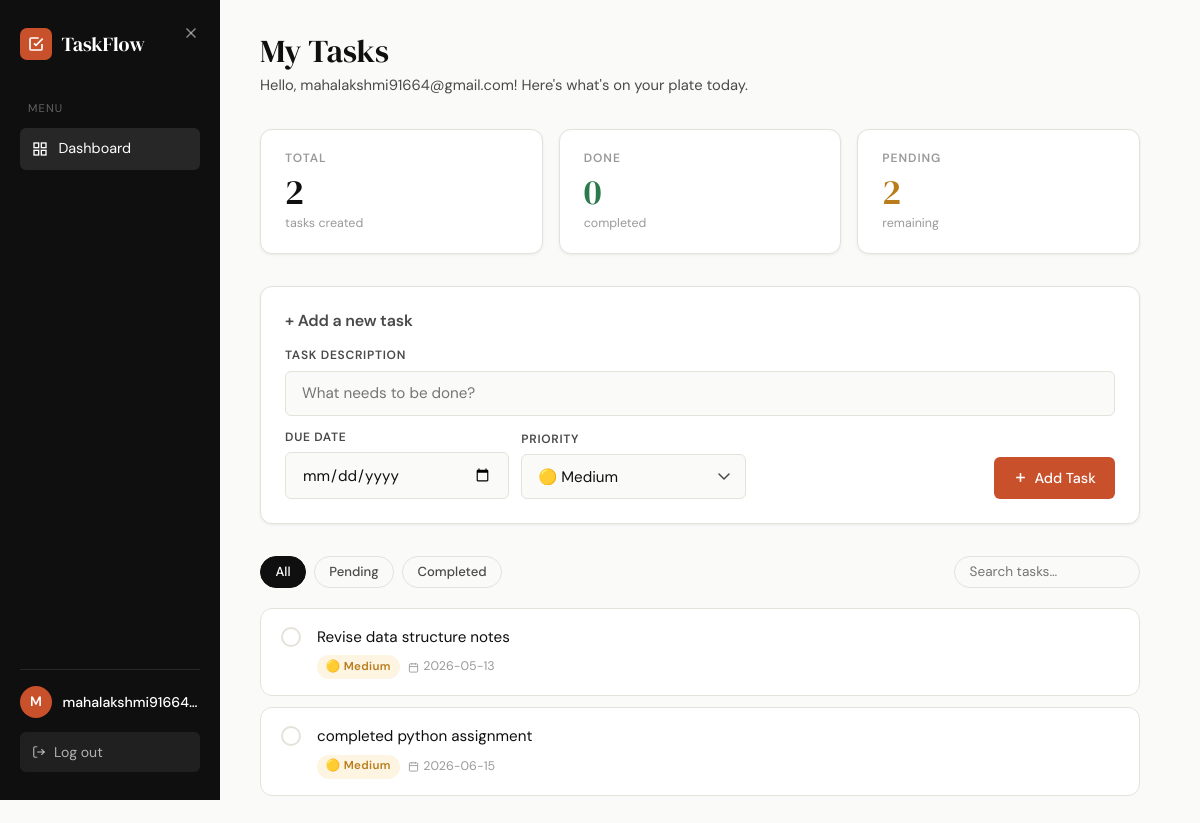
The app's page /dashboard (signed in) with its own data.
### tables this page shows
CREATE TABLE tasks (
            id         INTEGER PRIMARY KEY AUTOINCREMENT,
            task       TEXT    NOT NULL,
            status     TEXT    NOT NULL DEFAULT 'pending',
            due_date   TEXT,
            priority   TEXT    NOT NULL DEFAULT 'medium',
            created_at TEXT    NOT NULL,
            user_id    INTEGER NOT NULL,
            FOREIGN KEY (user_id) REFERENCES users(id)
        );

### app.py (the view)
@app.route("/dashboard")
@login_required
def dashboard():
    conn = get_db()
    tasks = conn.execute(
        "SELECT * FROM tasks WHERE user_id = ? ORDER BY created_at DESC",
        (session["user_id"],)
    ).fetchall()
    conn.close()
    total     = len(tasks)
    completed = sum(1 for t in tasks if t["status"] == "completed")
    pending   = total - completed
    return render_template(
        "dashboard.html",
        tasks=tasks,
        username=session["username"],
        total=total,
        completed=completed,
        pending=pending
    )

### app.py (called while the page is built)
def get_db():
    conn = sqlite3.connect(DB_PATH)
    conn.row_factory = sqlite3.Row   # Return rows as dict-like objects
    return conn

def login_required(func):
    from functools import wraps
    @wraps(func)
    def wrapper(*args, **kwargs):
        if "user_id" not in session:
            return redirect(url_for("login"))
        return func(*args, **kwargs)
    return wrapper

### templates/dashboard.html (shortened to what this page needs)
<!DOCTYPE html>
<html lang="en">
<head>
  <link rel="stylesheet" href="{{ url_for('static', filename='style.css') }}" />
</head>
<body>
<div class="layout">
  <aside class="sidebar" id="sidebar">
    <div class="sidebar-logo">
      <div class="sidebar-logo-mark">
        <svg width="16" height="16" fill="none" viewBox="0 0 24 24" stroke="currentColor" stroke-width="2.5" color="#fff">
          <polyline points="9 11 12 14 22 4"/>
          <path d="M21 12v7a2 2 0 0 1-2 2H5a2 2 0 0 1-2-2V5a2 2 0 0 1 2-2h11"/>
        </svg>
      </div>
      <span class="sidebar-logo-name">TaskFlow</span>
    </div>
    <nav class="sidebar-nav">
      <p class="nav-label">Menu</p>
      <a href="{{ url_for('dashboard') }}" class="nav-link active">
        <svg width="16" height="16" fill="none" viewBox="0 0 24 24" stroke="currentColor" stroke-width="2">
          <rect x="3" y="3" width="7" height="7"/><rect x="14" y="3" width="7" height="7"/>
          <rect x="3" y="14" width="7" height="7"/><rect x="14" y="14" width="7" height="7"/>
        </svg>
        Dashboard
      </a>
    </nav>
    <div class="sidebar-footer">
      <div class="user-badge">
        <div class="user-avatar">{{ username[0].upper() }}</div>
        <span class="user-name">{{ username }}</span>
      </div>
      <a href="{{ url_for('logout') }}" class="btn-logout">
        <svg width="14" height="14" fill="none" viewBox="0 0 24 24" stroke="currentColor" stroke-width="2">
          <path d="M9 21H5a2 2 0 0 1-2-2V5a2 2 0 0 1 2-2h4"/>
          <polyline points="16 17 21 12 16 7"/>
          <line x1="21" y1="12" x2="9" y2="12"/>
        </svg>
        Log out
      </a>
    </div>
    <button id="menu-close" class="btn btn-icon" style="position:absolute;top:1rem;right:.75rem;color:rgba(255,255,255,.5);" aria-label="Close menu">
      <svg width="18" height="18" fill="none" viewBox="0 0 24 24" stroke="currentColor" stroke-width="2">
        <line x1="18" y1="6" x2="6" y2="18"/>
        <line x1="6"  y1="6" x2="18" y2="18"/>
      </svg>
    </button>
  </aside>
  <main class="main">
    <div class="page-header">
      <h1>My Tasks</h1>
      <p>Hello, {{ username }}! Here's what's on your plate today.</p>
    </div>
    <div class="stats-row">
      <div class="stat-card">
        <div class="stat-label">Total</div>
        <div class="stat-value" id="stat-total">{{ total }}</div>
        <div style="font-size:.78rem;color:var(--ink-faint)">tasks created</div>
      </div>
      <div class="stat-card accent-green">
        <div class="stat-label">Done</div>
        <div class="stat-value" id="stat-completed">{{ completed }}</div>
        <div style="font-size:.78rem;color:var(--ink-faint)">completed</div>
      </div>
      <div class="stat-card accent-amber">
        <div class="stat-label">Pending</div>
        <div class="stat-value" id="stat-pending">{{ pending }}</div>
        <div style="font-size:.78rem;color:var(--ink-faint)">remaining</div>
      </div>
    </div>
    <div class="add-task-card">
      <h3>+ Add a new task</h3>
      <form id="add-task-form" class="add-task-form" novalidate>
        <div class="form-group-inline">
          <label for="task-input">Task Description</label>
          <input
            class="form-control"
            type="text"
            id="task-input"
            name="task"
            placeholder="What needs to be done?"
            autocomplete="off"
            maxlength="200"
          />
        </div>
        <div class="add-task-row">
          <div class="form-group-inline">
            <label for="task-due">Due Date</label>
            <input
              class="form-control"
              type="date"
              id="task-due"
              name="due_date"
            />
          </div>
          <div class="form-group-inline">
            <label for="task-priority">Priority</label>
            <select class="form-control" id="task-priority" name="priority">
              <option value="medium" selected>🟡 Medium</option>
            </select>
          </div>
          <button type="submit" class="btn-add">
            <svg width="15" height="15" fill="none" viewBox="0 0 24 24" stroke="currentColor" stroke-width="2.5">
              <line x1="12" y1="5" x2="12" y2="19"/>
              <line x1="5" y1="12" x2="19" y2="12"/>
            </svg>
            Add Task
          </button>
        </div>
      </form>
    </div>
    <div class="filter-bar">
      <button class="filter-btn active" data-filter="all">All</button>
      <button class="filter-btn" data-filter="pending">Pending</button>
      <button class="filter-btn" data-filter="completed">Completed</button>
      <input type="search" id="search-input" placeholder="Search tasks…" />
    </div>
    <ul class="task-list" id="task-list">
      {% for task in tasks %}
      <li
        class="task-card{{ ' completed' if task.status == 'completed' else '' }}"
        data-id="{{ task.id }}"
        data-status="{{ task.status }}"
        data-priority="{{ task.priority or 'medium' }}"
        data-task="{{ task.task | lower }}"
      >
        <div
          class="task-check{{ ' checked' if task.status == 'completed' else '' }}"
          title="Toggle complete"
        ></div>
        <div class="task-body">
          <div class="task-text">{{ task.task }}</div>
          <div class="task-meta">
            {% set p = task.priority or 'medium' %}
            {% set dot = {'high':'🔴','medium':'🟡','low':'🟢'} %}
            <span class="badge badge-{{ p }}">{{ dot[p] }} {{ p }}</span>
            {% if task.due_date %}
              <span class="due-date" id="due-{{ task.id }}">
                <svg width="11" height="11" fill="none" viewBox="0 0 24 24" stroke="currentColor" stroke-width="2">
                  <rect x="3" y="4" width="18" height="18" rx="2"/>
                  <path d="M16 2v4M8 2v4M3 10h18"/>
                </svg>
                {{ task.due_date }}
              </span>
            {% endif %}
          </div>
        </div>
      </li>
      {% endfor %}
    </ul>
  </main>
</div>
</body>
</html>

### records on screen
tasks: task "Revise data structure notes", priority "🟡", priority "Medium", due_date "2026-05-13"
tasks: task "completed python assignment", priority "🟡", priority "Medium", due_date "2026-06-15"

### other values on screen
{{ username[0].upper() }} "M"
{{ username }} "mahalakshmi91664…"
{{ username }} "mahalakshmi91664@gmail.com"
{{ total }} "2"
{{ completed }} "0"
{{ pending }} "2"
